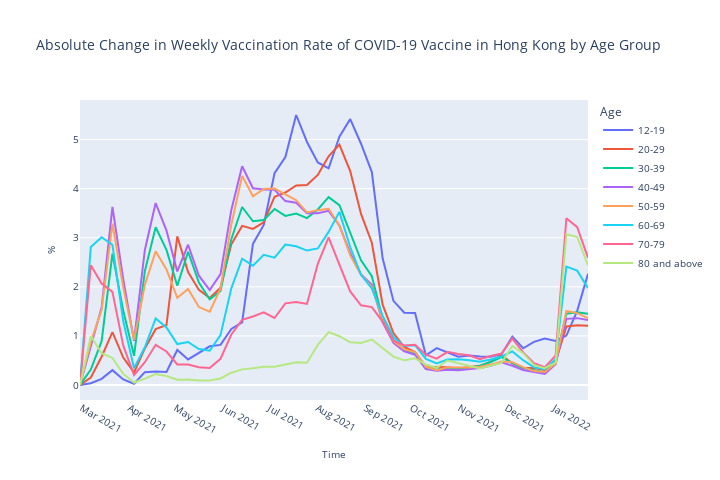

Notebook source saved alongside this figure:
### Markdown cell above
### Gradient of vaccination rate across age groups

### Code cell
fig = make_subplots(rows=1, cols=1)
# Get the absolute difference of vaccination rate (gradient)
for i in range(1, len(df.columns)):
    fig.add_trace(go.Scatter(x=df["time"], y=df[df.columns[i]].diff().fillna(0), name=df.columns[i]), row=1, col=1)
fig.update_layout(title_text='<span style="font-size: 14px;">Absolute Change in Weekly Vaccination Rate of COVID-19 Vaccine in Hong Kong by Age Group</span>',
                  xaxis_title="Time",
                  legend_title="Age",
                  xaxis=dict(
                      dtick = "M1",
                      showgrid = False
                  ),
                  xaxis_titlefont_size=10,
                  xaxis_tickfont_size=10,
                  yaxis_titlefont_size=10,
                  yaxis_tickfont_size=10,
                  legend_font_size=10,
                  width=720, height=480)
fig.update_yaxes(title_text="%", showgrid=True)
fig.show()
